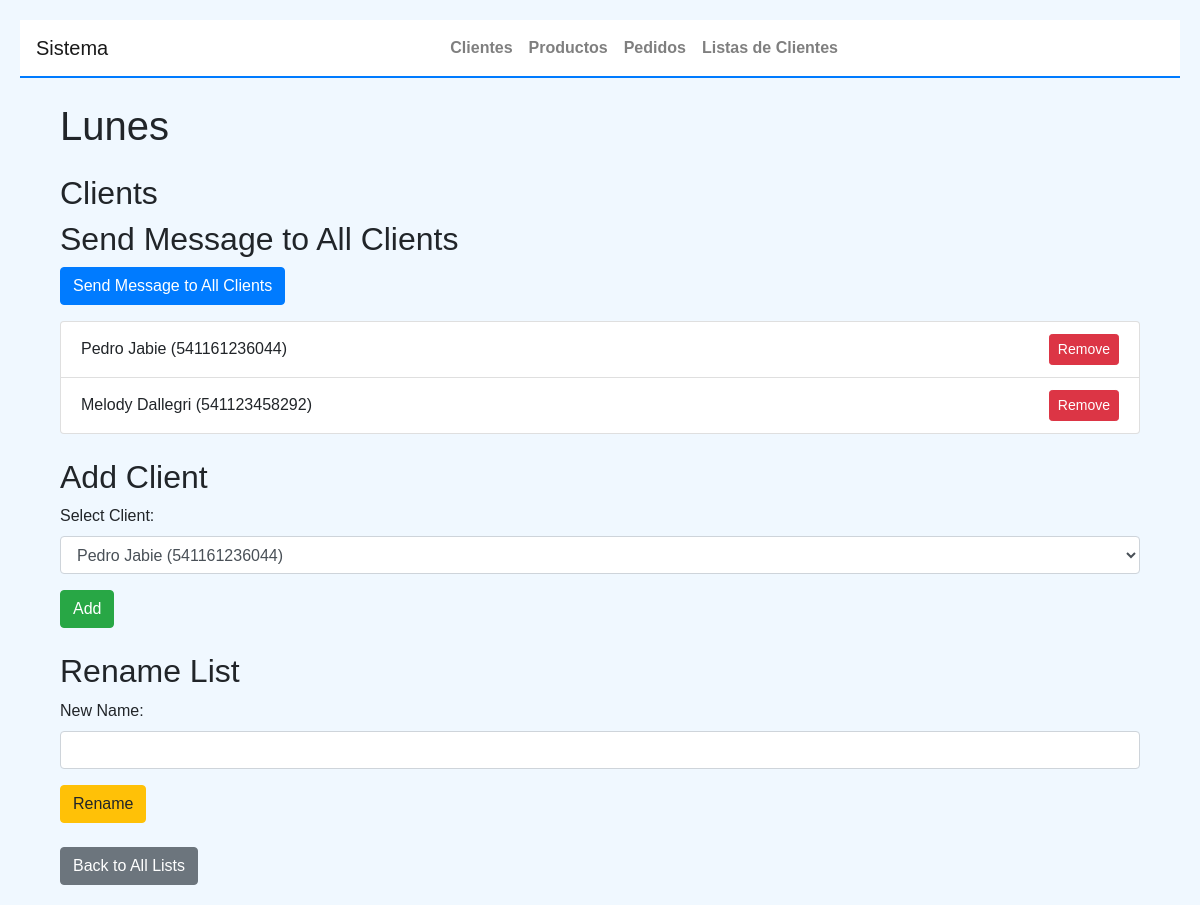
/client-list/1, run on the app's committed database.
### tables this page shows
CREATE TABLE "listas" (
	"id"	INTEGER,
	"nombre"	TEXT NOT NULL,
	PRIMARY KEY("id" AUTOINCREMENT)
);

CREATE TABLE clientes (
    id INTEGER PRIMARY KEY AUTOINCREMENT,
    nombre_completo TEXT NOT NULL,
    celular TEXT NOT NULL,
    direccion TEXT NOT NULL,
    estado_conversacion TEXT,
    producto_seleccionado TEXT
);

### app2.py (the view)
@app.route('/client-list/<int:lista_id>', methods=['GET'])
def view_client_list(lista_id):
    client_list = ClientesList.get_by_id(lista_id)  # Fetch the specific list
    if not client_list:
        flash('Client list not found', 'error')
        return redirect(url_for('view_all_client_lists'))
    clients = client_list.get_clientes()  # Fetch all clients in the list
    all_clients = Cliente.get_all()  # Fetch all available clients to add to the list
    form = EmptyForm()  # Form to protect against CSRF
    return render_template('client_list.html', client_list=client_list, clients=clients, all_clients=all_clients, form=form)

### app2.py
class EmptyForm(FlaskForm):
    pass

### app2.py (called while the page is built)
@app.teardown_appcontext
def close_db_connection(exception):
    db = g.pop('db', None)
    if db is not None:
        db.close()

### objetos2.py (called while the page is built)
    @staticmethod
    def get_db_connection():
        try:
            conn = sqlite3.connect(DATABASE)
            conn.row_factory = sqlite3.Row
            return conn
        except sqlite3.Error as e:
            print(f"Error connecting to the database: {e}")
            raise

    @staticmethod
    def close_connection(conn):
        if conn:
            try:
                conn.close()
            except sqlite3.Error as e:
                print(f"Error closing the database connection: {e}")

    @staticmethod
    def get_all():
        conn = Cliente.get_db_connection()
        try:
            clientes = conn.execute('SELECT * FROM clientes').fetchall()
            return [Cliente(cliente['nombre_completo'], cliente['celular'], cliente['direccion'], cliente['id'],
                            cliente['estado_conversacion'], cliente['producto_seleccionado']) for cliente in clientes]
        except sqlite3.Error as e:
            print(f"Error retrieving all clientes: {e}")
        finally:
            Cliente.close_connection(conn)
        return []

    def get_clientes(self):
        conn = self.get_db_connection()
        try:
            cursor = conn.cursor()
            clientes = cursor.execute('''
                SELECT c.*
                FROM clientes_listas cl
                JOIN clientes c ON cl.cliente_id = c.id
                WHERE cl.lista_id = ?
            ''', (self.id,)).fetchall()
            return [Cliente(
                nombre_completo=row['nombre_completo'],
                celular=row['celular'],
                direccion=row['direccion'],
                id=row['id'],
                estado_conversacion=row['estado_conversacion'],
                producto_seleccionado=row['producto_seleccionado']
            ) for row in clientes]
        except sqlite3.Error as e:
            print(f"Error retrieving clients in list: {e}")
        finally:
            self.close_connection(conn)
        return []

### templates/client_list.html (shortened to what this page needs)
{% extends "base.html" %}
{% block content %}
<div class="container mt-4">
    <h1 class="mb-4">{{ client_list.nombre }}</h1>
    <h2>Clients</h2>
    <div class="mb-3">
        <h2>Send Message to All Clients</h2>
        <form action="{{ url_for('send_message_to_clients', lista_id=client_list.id) }}" method="POST">
            <button type="submit" class="btn btn-primary">Send Message to All Clients</button>
        </form>
    </div>
    <ul class="list-group mb-4">
        {% for client in clients %}
        <li class="list-group-item d-flex justify-content-between align-items-center">
            {{ client.nombre_completo }} ({{ client.celular }})
            <form action="{{ url_for('remove_client_from_list', lista_id=client_list.id, cliente_id=client.id) }}" method="POST">
                <button type="submit" class="btn btn-danger btn-sm">Remove</button>
            </form>
        </li>
        {% endfor %}
    </ul>
    <h2>Add Client</h2>
    <form action="{{ url_for('add_client_to_list', lista_id=client_list.id) }}" method="POST" class="mb-4">
        <div class="form-group">
            <label for="cliente_id">Select Client:</label>
            <select name="cliente_id" id="cliente_id" class="form-control">
                {% for cliente in all_clients %}
                <option value="{{ cliente.id }}">{{ cliente.nombre_completo }} ({{ cliente.celular }})</option>
                {% endfor %}
            </select>
        </div>
        <button type="submit" class="btn btn-success">Add</button>
    </form>
    <h2>Rename List</h2>
    <form action="{{ url_for('rename_client_list', lista_id=client_list.id) }}" method="POST">
        <div class="form-group">
            <label for="new_name">New Name:</label>
            <input type="text" name="new_name" id="new_name" class="form-control" required>
        </div>
        <button type="submit" class="btn btn-warning">Rename</button>
    </form>
    <a href="{{ url_for('view_all_client_lists') }}" class="btn btn-secondary mt-4">Back to All Lists</a>
</div>
{% endblock %}

### templates/base.html (style rules this page uses)
body { font-family: Arial, sans-serif; margin: 20px; background-color: #f0f8ff; }

### data on the page
listas: nombre "Lunes"
clientes: nombre_completo "Pedro Jabie", celular "541161236044"
clientes: nombre_completo "Melody Dallegri", celular "541123458292"

### other printed values
form field cliente_id "Pedro Jabie (541161236044)"
